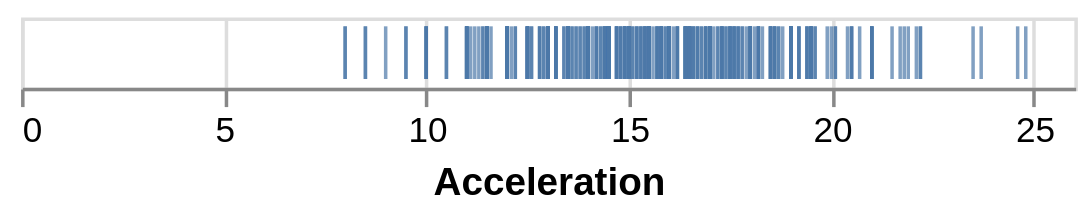

Notebook cell for this chart:
### Markdown cell above
There is another nice mark called `tick`:

### Code cell
alt.Chart(cars).mark_tick().encode(
    x='Acceleration',
)

### Figure 1 — Vega-Lite specification as saved in the notebook (floating-point values rounded to 4 significant figures; data arrays with more than 128 entries replaced by an {"elided": "..."} marker saying what was removed)
{"config": {"view": {"continuousWidth": 300, "continuousHeight": 300}}, "data": {"name": "data-583e73726c1545c56c203344161a975c"}, "mark": {"type": "tick"}, "encoding": {"x": {"field": "Acceleration", "type": "quantitative"}}, "$schema": "https://vega.github.io/schema/vega-lite/v6.1.0.json", "datasets": {"data-583e73726c1545c56c203344161a975c": {"elided": "406 records"}}}
